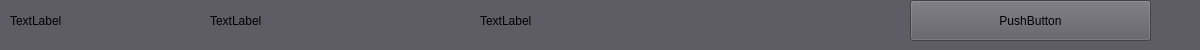
<?xml version="1.0" encoding="UTF-8"?>
<ui version="4.0">
 <class>Form</class>
 <widget class="QWidget" name="Form">
  <property name="geometry">
   <rect>
    <x>0</x>
    <y>0</y>
    <width>1200</width>
    <height>50</height>
   </rect>
  </property>
  <property name="windowTitle">
   <string>Form</string>
  </property>
  <property name="styleSheet">
   <string notr="true">background-color: rgb(94, 92, 100);</string>
  </property>
  <widget class="QLabel" name="label">
   <property name="geometry">
    <rect>
     <x>10</x>
     <y>10</y>
     <width>171</width>
     <height>21</height>
    </rect>
   </property>
   <property name="text">
    <string>TextLabel</string>
   </property>
  </widget>
  <widget class="QLabel" name="label_2">
   <property name="geometry">
    <rect>
     <x>210</x>
     <y>10</y>
     <width>221</width>
     <height>21</height>
    </rect>
   </property>
   <property name="text">
    <string>TextLabel</string>
   </property>
  </widget>
  <widget class="QLabel" name="label_3">
   <property name="geometry">
    <rect>
     <x>480</x>
     <y>10</y>
     <width>311</width>
     <height>21</height>
    </rect>
   </property>
   <property name="text">
    <string>TextLabel</string>
   </property>
  </widget>
  <widget class="QPushButton" name="pushButton">
   <property name="geometry">
    <rect>
     <x>910</x>
     <y>0</y>
     <width>241</width>
     <height>41</height>
    </rect>
   </property>
   <property name="text">
    <string>PushButton</string>
   </property>
  </widget>
 </widget>
 <resources/>
 <connections/>
</ui>
